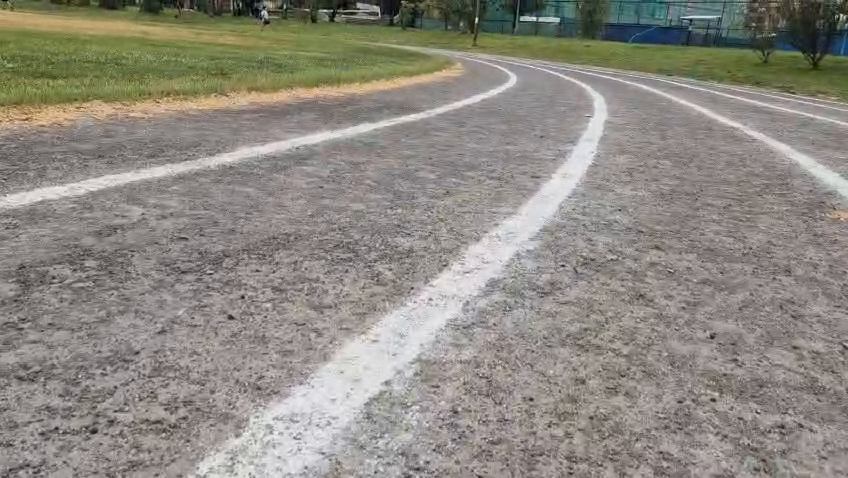
#> input picture frame 39 of guia_trote/videos/input/Pista_zigzag.mp4, 848 x 478 px
$ python deteccion_lineas_compu.py
#> lines starting #> are read from the running program, lines starting #| are printed output that depends on the picture; after the words box and inside, x2 and y2 are one past the last pixel; in counts of white or black regions, pixels touching at a corner belong together
#> in main, color_image is the input picture: shape (478, 848, 3); mean B, G, R 130.2, 138.2, 141.9
#> in main, `depth_colormap = cv2.applyColorMap(cv2.convertScaleAbs(depth_image, al..`: depth_image: shape (478, 848) uint16; every value is 0
import cv2
import numpy as np
import os
import pyrealsense2 as rs


in_path = os.path.join("videos", "input")
out_path = os.path.join("videos", "output")
VIDEO_ENTRADA = os.path.join(in_path, "Pista_zigzag.mp4")
VIDEO_SALIDA = os.path.join(out_path, "Pista_zigzag_perspectiva.mp4")

UMBRAL_BLANCO = 180
TOLERANCIA_GRUPOS = 35
MIN_LONGITUD = 35

ANCHO_GRUPO = 15  # Pixeles
MIN_SEGMENTOS_GRUPO = 5

# [4 lines left out: function constrain, not called in this run]

# Función que transforma la perspectiva de la imagen para ver el suelo con proporciones más claras
def transformacion_perspectiva(frame):
    h, w = frame.shape[:2]
#> h = 478; w = 848

    # Puntos aproximados.
    pista = np.float32([[w * 0.25, h * 0.4], [w * 0.75, h * 0.4], [w * 1, h], [w * 0.0, h]])
    perspectiva = np.float32([[w * 0.20, 0], [w * 0.80, 0], [w * 0.80, h], [w * 0.20, h]])
    mapeo = cv2.getPerspectiveTransform(pista, perspectiva)

    frame_t = cv2.warpPerspective(frame, mapeo, (w, h))
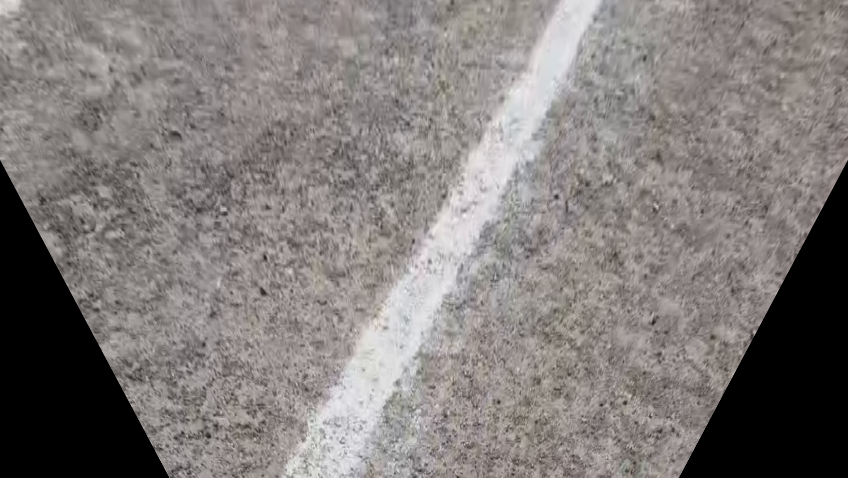
#> frame_t: shape (478, 848, 3); mean B, G, R 122.4, 124.1, 128.9
    return frame_t, w, h

# Función para calcular la posición y ángulo relativo que se tiene con respecto a la pista
# [42 lines left out: function calcular_pose_relativa, not called in this run]

# Función que toma las líneas detectadas y define 1 línea detectada por sector
def agrupar_lineas(segmentos, alto):
    if segmentos is None:
        return []

    # Convertir todos los segmentos a arreglos NumPy
    s = np.zeros((len(segmentos), 4), dtype=np.float32)
    for i in range(len(segmentos)):
        s[i][0], s[i][1], s[i][2], s[i][3] = np.array(segmentos[i])
    x_1, y_1, x_2, y_2 = s.T
    d_y = y_2 - y_1
    d_y[d_y == 0] = 1e-6  # Evitar división por cero
    d_x = x_2 - x_1
    longitud = np.hypot(d_x, d_y)

    # # Filtrar segmentos horizontales y demasiado cortos
    # validos = (np.abs(d_y) >= 1) & (longitud >= MIN_LONGITUD)
    # x_1, y_1, d_y, d_x = x_1[validos], y_1[validos], d_y[validos], d_x[validos]

    if len(d_x) == 0:
        return []

    # Posicion y pendiente de cada segmento
    pendientes = d_x / d_y
    y_ref = alto * 0.80
    posiciones = x_1 + pendientes * (y_ref - y_1)

    # Histograma: cada bin representa 5 pixeles
    x_min = np.floor(posiciones.min() / ANCHO_GRUPO) * ANCHO_GRUPO
    indices = np.floor((posiciones - x_min) / ANCHO_GRUPO).astype(int)

    cantidad_bins = constrain(indices.max(), 0) + 1

    # Acumular cantidad, posiciones y pendientes
    conteo = np.bincount(indices, minlength=cantidad_bins)
    suma_x = np.bincount(indices, weights=posiciones, minlength=cantidad_bins)
    suma_m = np.bincount(indices, weights=pendientes, minlength=cantidad_bins)

    # Detectar zonas con suficientes segmentos
    activos = np.where(conteo >= MIN_SEGMENTOS_GRUPO)[0]

    lineas = []

    for i in activos:
        x_ref = float(suma_x[i] / conteo[i])
        m = float(suma_m[i] / conteo[i])

        a = float(m)
        b = float(x_ref - a * y_ref)

        lineas.append({"a": a, "b": b, "x_ref": x_ref, "pendiente": m, "cantidad_segmentos": int(conteo[i]), "ancho_grupo": float(ANCHO_GRUPO)})

    return sorted(lineas, key=lambda l: l["x_ref"])

# Función encargada de dibujar la línea
# [12 lines left out: function dibujar_linea, not called in this run]

# Función encargada de detectar y procesar las líneas
def detect_lines(frame, depth_frame):
    vista, w, h = transformacion_perspectiva(frame)
#> w = 848; h = 478
    # Líneas blancas
    blanco_min = np.array([180, 180, 180])
    blanco_max = np.array([250, 250, 250])

    mascara = cv2.inRange(vista, blanco_min, blanco_max)
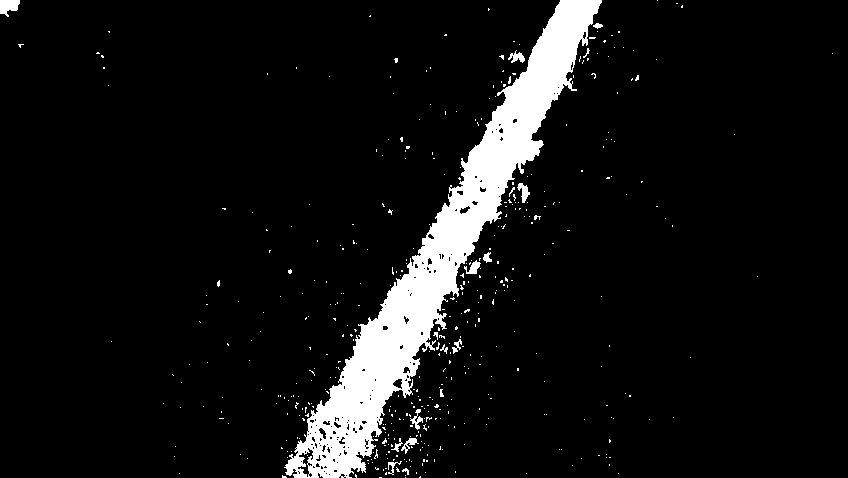
#> mascara: shape (478, 848); 7.4% white; 442 white regions (424 under 20 px), largest, box (x1, y1, x2, y2) and area: (284, 0, 602, 478) 27297, (0, 0, 20, 17) 233, (517, 183, 530, 203) 127

    # Suavizado
    mascara_s = cv2.GaussianBlur(mascara, (5, 5), 0)
    bordes = cv2.Canny(mascara_s, 50, 150)
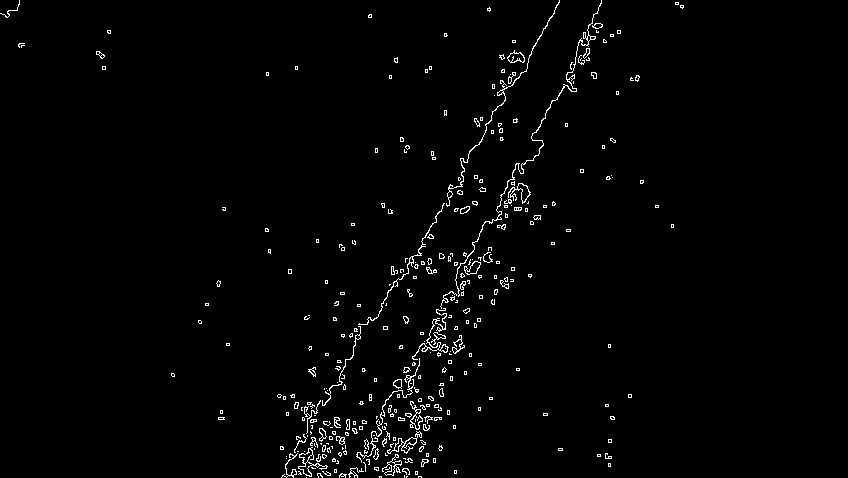
#> bordes: shape (478, 848); 1.7% white in thin lines or dots, all inside (x1, y1, x2, y2) = (0, 0, 684, 478)

    segmentos = cv2.HoughLinesP(bordes, 1, np.pi / 180, threshold=60, minLineLength=80, maxLineGap=40)
#> segmentos = 40 rows, first 6: [362, 471, 601, 2], [285, 466, 528, 61], [354, 476, 595, 23], [448, 189, 554, 12], [374, 458, 595, 24], [355, 468, 534, 132]

    lineas = agrupar_lineas(segmentos, h)
#> in agrupar_lineas, `s = np.zeros((len(segmentos), 4), dtype=np.float32)`: s = 40 rows, first 6: [0, 0, 0, 0], [0, 0, 0, 0], [0, 0, 0, 0], [0, 0, 0, 0], [0, 0, 0, 0], [0, 0, 0, 0]
#> the loop in agrupar_lineas, `for i in range(len(segmentos)):` made 1 pass
    for linea in lineas:
        distancia = obtener_profundidad_linea(linea, depth_frame, w, h)

        linea["distancia"] = distancia
    salida = vista.copy()
    centro_frame = w / 2

    cv2.line(salida, (int(centro_frame), 0), (int(centro_frame), h), (255, 0, 0), 1)

    # Dibuja todas las lineas representativas.
    for i, linea in enumerate(lineas):
        dibujar_linea(salida, linea, (255, 180, 0), f"L{i + 1} ({linea['cantidad_segmentos']})")

    izquierdas = [l for l in lineas if l["x_ref"] < centro_frame]
    derechas = [l for l in lineas if l["x_ref"] > centro_frame]

    opciones = [(izq, der) for izq in izquierdas for der in derechas if der["x_ref"] - izq["x_ref"] > w * 0.15]

    resultado = {"hay_pareja": False, "desviacion_px": None, "lineas_detectadas": len(lineas)}

    if opciones:
        # Primera aproximacion: pareja que encierra el centro de la frame con el menor ancho suficiente.
        izq, der = min(opciones, key=lambda p: p[1]["x_ref"] - p[0]["x_ref"])

        pose = calcular_pose_relativa(izq, der, w, h)

        if pose is not None:
            resultado.update(pose)

            texto = (f"Posicion: {pose['error_lat']:+.2f} | " f"Orientacion: {pose['orien_grados']:+.1f} deg")

            cv2.putText(salida, texto, (15, 30), cv2.FONT_HERSHEY_SIMPLEX, 0.55, (255, 255, 255), 2)

        centro_pista = (izq["x_ref"] + der["x_ref"]) / 2
        desviacion = centro_pista - centro_frame

        dibujar_linea(salida, izq, (0, 255, 0), "Izquierda")
        dibujar_linea(salida, der, (0, 255, 255), "Derecha")

        cv2.circle(salida, (int(np.clip(centro_pista, 0, w - 1)), int(h * 0.80)), 6, (0, 0, 255), -1)

        resultado.update({"hay_pareja": True, "desviacion_px": float(desviacion), "x_izquierda": izq["x_ref"], "x_derecha": der["x_ref"], "centro_pista": centro_pista})

        texto = f"Desviacion: {desviacion:.1f} px"
        cv2.putText(salida, texto, (15, 30), cv2.FONT_HERSHEY_SIMPLEX, 0.7, (255, 255, 255), 2)

    else:
        cv2.putText(salida, "No se encontro una pareja valida", (15, 30), cv2.FONT_HERSHEY_SIMPLEX, 0.6, (0, 0, 255), 2)

    resultado["lineas"] = lineas
    return resultado, salida

# Función que detecta si el robot está acercandose o cruzando una línea de pista y decide que hacer en dicho caso
# [81 lines left out: functions evaluar_recuperacion, hay_verde, obtener_profundidad_linea, not called in this run]


def main():
    realsense = False  # Cambiar a False para usar un video de entrada en lugar de la cámara RealSense
    cap = None
    out = None
    pipeline = None
    if not realsense:
        cap = cv2.VideoCapture(VIDEO_ENTRADA)

        if not cap.isOpened():
            raise RuntimeError("No se pudo abrir el video")

        width = int(cap.get(cv2.CAP_PROP_FRAME_WIDTH))
        height = int(cap.get(cv2.CAP_PROP_FRAME_HEIGHT))
        fps = cap.get(cv2.CAP_PROP_FPS)
        fourcc = cv2.VideoWriter_fourcc(*"mp4v")
        out = cv2.VideoWriter(VIDEO_SALIDA, fourcc, fps, (width, height))

    else:
        # 1. Configurar el pipeline
        pipeline = rs.pipeline()
        config = rs.config()

        # Habilitar flujos de profundidad y color
        config.enable_stream(rs.stream.depth, 640, 480, rs.format.z16, 15)
        config.enable_stream(rs.stream.color, 640, 480, rs.format.bgr8, 15)

        # 2. Iniciar el streaming
        pipeline.start(config)

    try:
        while True:
            if not realsense:
                ret, color_image = cap.read()
                depth_image = np.zeros_like(color_image[:, :, 0], dtype=np.uint16)  # Imagen de profundidad simulada
                depth_frame = np.zeros_like(color_image[:, :, 0], dtype=np.uint16)  # No hay frame de profundidad real en este caso
                if not ret:
                    break
            else:
                # Esperar por un par de fotogramas sincronizados (profundidad y color)
                frames = pipeline.wait_for_frames()
                depth_frame = frames.get_depth_frame()
                color_frame = frames.get_color_frame()

                if not depth_frame or not color_frame:
                    raise RuntimeError(f"No se pudo abrir la depth_frame o color_frame de la cámara RealSense D435.")

                # Convertir imágenes a arrays de NumPy
                depth_image = np.asanyarray(depth_frame.get_data())
                color_image = np.asanyarray(color_frame.get_data())

            # Aplicar mapa de color (colormap) a la imagen de profundidad para visualizarla mejor
            depth_colormap = cv2.applyColorMap(cv2.convertScaleAbs(depth_image, alpha=0.03), cv2.COLORMAP_JET)

            # Detectar líneas
            resultado, detectado = detect_lines(color_image, None if depth_frame is None else depth_frame)
            images = np.hstack((color_image, depth_colormap))
            cv2.imshow('RealSense D435 - Color | Profundidad', images)

            out.write(detectado)
            cv2.imshow("Pista", detectado)
            cv2.imshow("Normal", color_image)
            if cv2.waitKey(1) & 0xFF == ord("q"):
                break

    finally:
        cap.release()
        out.release()

        cv2.destroyAllWindows()
    cap = cv2.VideoCapture(VIDEO_ENTRADA)


if __name__ == "__main__":
#> (the run stopped early here; a loop or call above may not have finished)

$ run again, starting later in the video
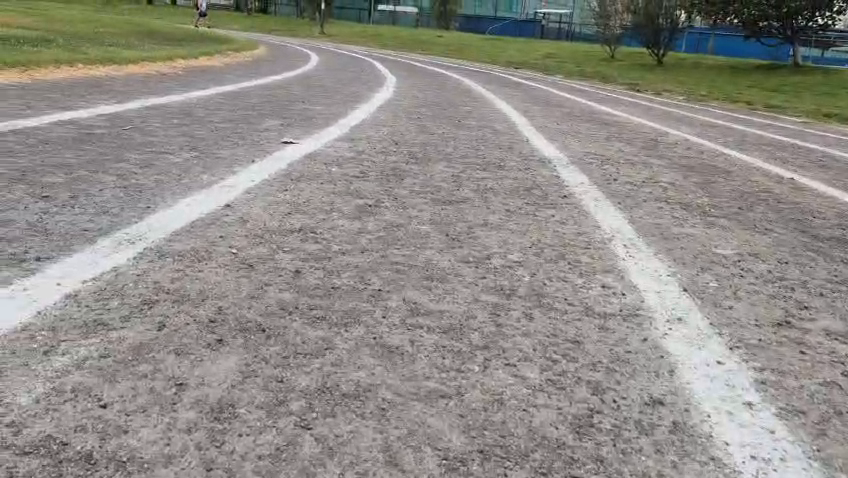
#> input picture frame 175 of guia_trote/videos/input/Pista_zigzag.mp4, 848 x 478 px
#> in main, color_image is the input picture: shape (478, 848, 3); mean B, G, R 137.2, 142.1, 145.4
#> depth_image: shape (478, 848) uint16; every value is 0
#> in transformacion_perspectiva, `frame_t = cv2.warpPerspective(frame, mapeo, (w, h))`:
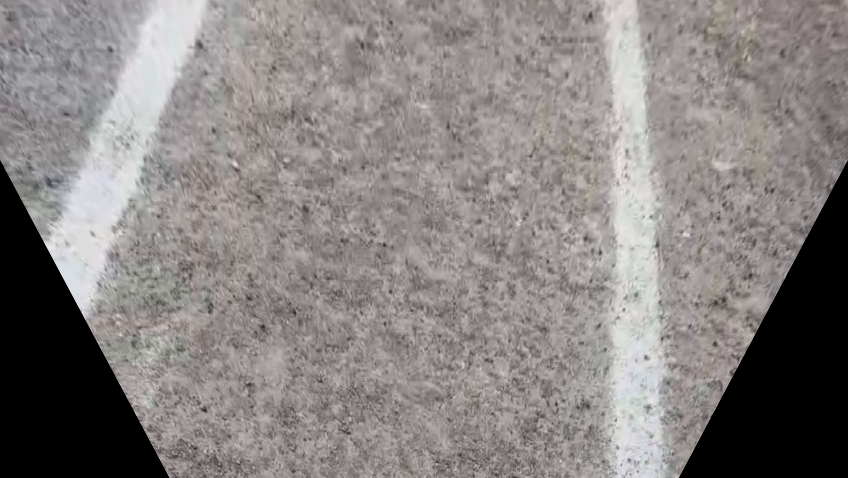
#> frame_t: shape (478, 848, 3); mean B, G, R 130.2, 131.1, 135.7
#> in detect_lines, `vista, w, h = transformacion_perspectiva(frame)`: w = 848; h = 478
#> mascara: shape (478, 848); 10.1% white; 436 white regions (416 under 20 px), largest, box (x1, y1, x2, y2) and area: (599, 0, 676, 478) 20494, (43, 0, 218, 320) 18030, (584, 216, 602, 244) 124
#> in detect_lines, `bordes = cv2.Canny(mascara_s, 50, 150)`:
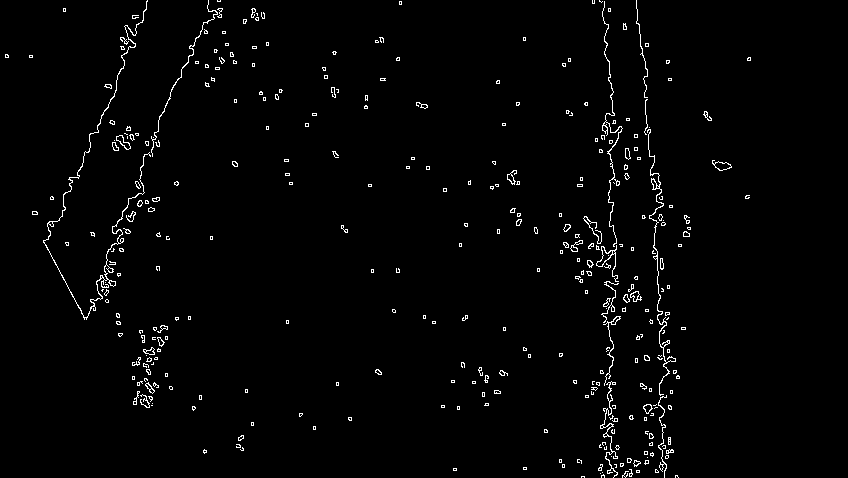
#> bordes: shape (478, 848); 1.8% white in thin lines or dots, all inside (x1, y1, x2, y2) = (5, 0, 751, 478)
#> segmentos = 21 rows, first 6: [609, 473, 609, 61], [641, 46, 670, 452], [612, 472, 612, 88], [653, 156, 664, 477], [611, 472, 611, 83], [610, 472, 610, 74]
#> s = 21 rows, first 6: [0, 0, 0, 0], [0, 0, 0, 0], [0, 0, 0, 0], [0, 0, 0, 0], [0, 0, 0, 0], [0, 0, 0, 0]
#> the loop in agrupar_lineas, `for i in range(len(segmentos)):` made 1 pass

$ run again, starting later in the video
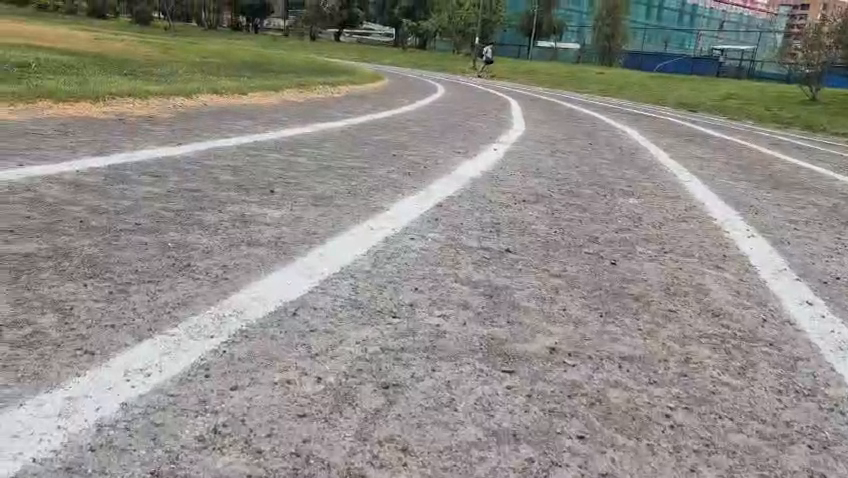
#> input picture frame 312 of guia_trote/videos/input/Pista_zigzag.mp4, 848 x 478 px
#> in main, color_image is the input picture: shape (478, 848, 3); mean B, G, R 136.2, 141.7, 144.8
#> depth_image: shape (478, 848) uint16; every value is 0
#> in transformacion_perspectiva, `frame_t = cv2.warpPerspective(frame, mapeo, (w, h))`:
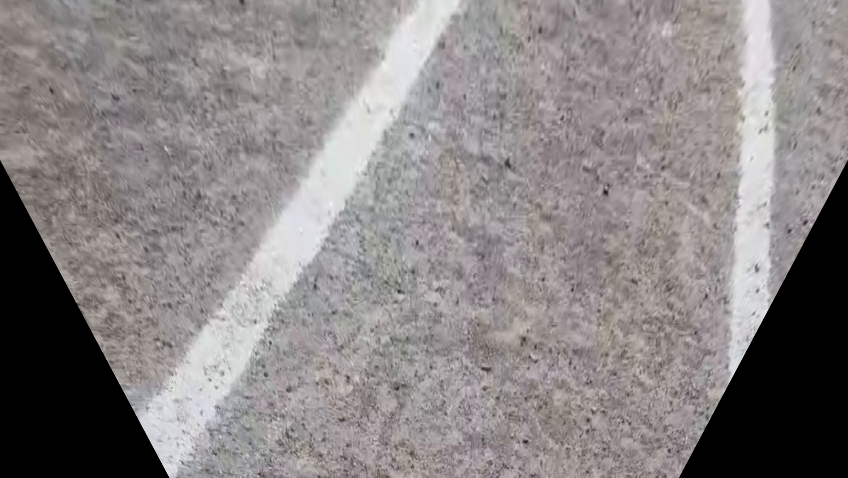
#> frame_t: shape (478, 848, 3); mean B, G, R 132.8, 132.2, 137.3
#> in detect_lines, `vista, w, h = transformacion_perspectiva(frame)`: w = 848; h = 478
#> mascara: shape (478, 848); 10.5% white; 567 white regions (539 under 20 px), largest, box (x1, y1, x2, y2) and area: (136, 0, 467, 478) 27773, (727, 0, 777, 384) 11830, (404, 139, 425, 160) 188
#> in detect_lines, `bordes = cv2.Canny(mascara_s, 50, 150)`:
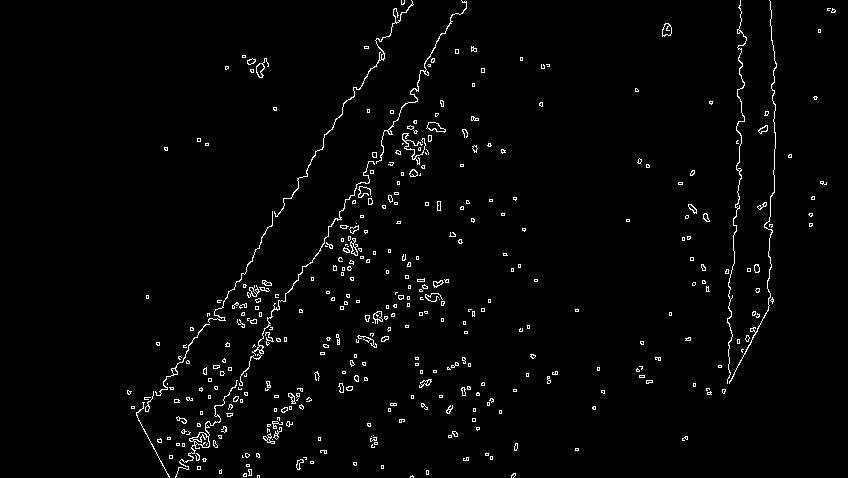
#> bordes: shape (478, 848); 2.1% white in thin lines or dots, all inside (x1, y1, x2, y2) = (127, 0, 836, 478)
#> segmentos = 31 rows, first 6: [198, 460, 269, 337], [196, 460, 272, 328], [185, 468, 431, 59], [310, 263, 433, 58], [252, 351, 303, 266], [727, 383, 745, 36]
#> s = 31 rows, first 6: [0, 0, 0, 0], [0, 0, 0, 0], [0, 0, 0, 0], [0, 0, 0, 0], [0, 0, 0, 0], [0, 0, 0, 0]
#> the loop in agrupar_lineas, `for i in range(len(segmentos)):` made 1 pass
